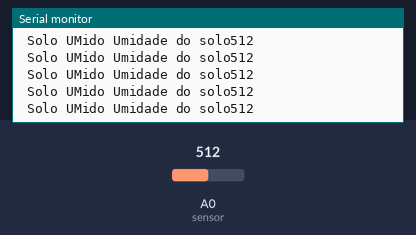
The sketch below on a simulated Arduino Uno, built with avr-gcc and run on an emulated ATmega328P. Shown: the last lines printed to the serial monitor. The test bench sets the inputs (shaded band); at power-on: A0 (sensor) = 512.

Above: at 5.4 s.
5.5 s: A0 (sensor) set to 315
At 6.8 s:
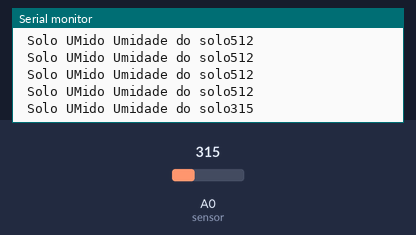
7.0 s: A0 (sensor) set to 288
At 7.8 s:
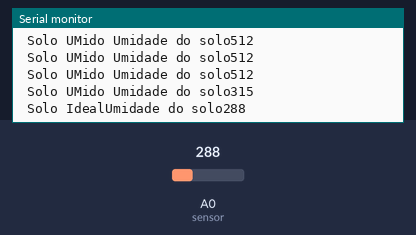

Measured:
- the behaviour switches between 300 and 299 on A0 (sensor) (found by bisection; images 1 and 2)
- after the input at 5.5 s, the serial monitor: prints a new line after 0.50 s (image 1)
- after the input at 7.0 s, the serial monitor: prints a new line at once (image 2)

The sketch:

umidade_do_solo1.ino
```cpp
//biblioteca psra conexoes serial do sensor
#include <SoftwareSerial.h>
//variavel do sensor
int sensor = A0;


void setup()
{
 pinMode (sensor, INPUT);
  // utilizando o monitor serial
  Serial.begin(9600);
}

void loop()
{
  //Guardar o Valor lido pelo sensor
  int umidade = analogRead(sensor);
  //imprimindo o valor lido
  Serial.print ("Umidade do solo");
  Serial.println(umidade);
  delay(1000); // espere

  if(umidade<300){
  Serial.print(" Solo Seco");
}
  else if (umidade<500){
  Serial.print(" Solo Ideal");
  }
  if(umidade>500){
  Serial.print(" Solo UMido ");
               }
               }
               
```
